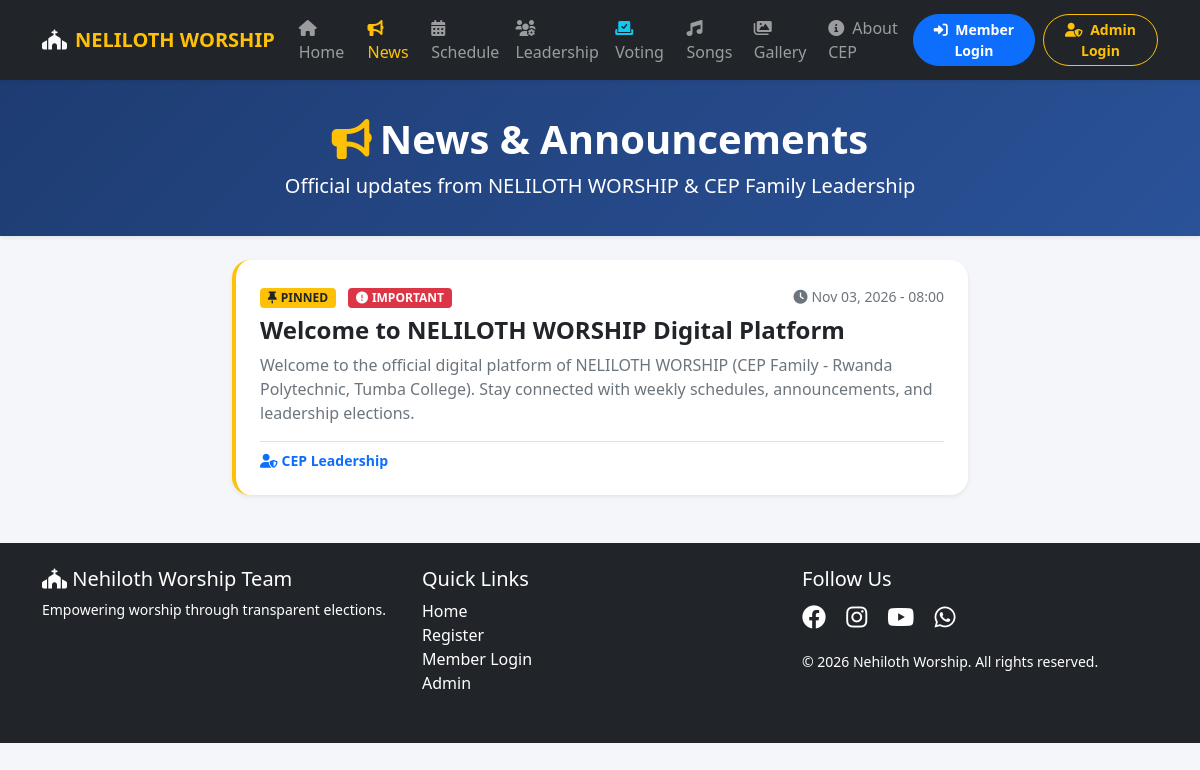
The app's page /announcements.php with its own data.
### tables this page shows
CREATE TABLE IF NOT EXISTS announcements (
    id INT PRIMARY KEY AUTO_INCREMENT,
    title VARCHAR(255) NOT NULL,
    content TEXT NOT NULL,
    author_name VARCHAR(100) DEFAULT 'NELILOTH Leadership',
    image_url VARCHAR(255) NULL,
    is_pinned BOOLEAN DEFAULT FALSE,
    is_important BOOLEAN DEFAULT FALSE,
    created_at TIMESTAMP DEFAULT CURRENT_TIMESTAMP
);

### announcements.php (the view, shortened to what this page needs)
<?php
require_once "config/functions.php";
$announcements = $pdo->query("SELECT * FROM announcements ORDER BY is_pinned DESC, created_at DESC")->fetchAll();
?>
<!DOCTYPE html>
<html lang="en">
<head>
    <link href="https://cdn.jsdelivr.net/npm/bootstrap@5.1.3/dist/css/bootstrap.min.css" rel="stylesheet">
    <link rel="stylesheet" href="https://cdnjs.cloudflare.com/ajax/libs/font-awesome/6.0.0/css/all.min.css">
</head>
<body>
<?php include "navbar.php"; ?>
<div class="hero-banner text-center mb-4 shadow-sm">
    <div class="container">
        <h1 class="fw-bold"><i class="fas fa-bullhorn text-warning me-2"></i>News & Announcements</h1>
        <p class="lead mb-0">Official updates from NELILOTH WORSHIP & CEP Family Leadership</p>
    </div>
</div>
<div class="container mb-5">
    <div class="row g-4 justify-content-center">
        <?php if (empty($announcements)): ?>
            <div class="col-12 text-center py-5">
                <i class="fas fa-newspaper fa-4x text-muted mb-3"></i>
                <h4 class="text-secondary">No announcements published yet.</h4>
            </div>
        <?php else: ?>
            <?php foreach ($announcements as $a): ?>
                <div class="col-md-8">
                    <div class="card news-card shadow-sm p-4 bg-white border-start border-4 <?php echo $a['is_pinned'] ? 'border-warning' : 'border-primary'; ?>">
                        <div class="d-flex justify-content-between align-items-center mb-2">
                            <div>
                                <?php if ($a['is_pinned']): ?>
                                    <span class="badge bg-warning text-dark me-2"><i class="fas fa-thumbtack me-1"></i>PINNED</span>
                                <?php endif; ?>
                                <?php if ($a['is_important']): ?>
                                    <span class="badge bg-danger me-2"><i class="fas fa-exclamation-circle me-1"></i>IMPORTANT</span>
                                <?php endif; ?>
                            </div>
                            <small class="text-muted"><i class="fas fa-clock me-1"></i><?php echo date('M d, Y - H:i', strtotime($a['created_at'])); ?></small>
                        </div>
                        <h4 class="fw-bold text-dark mb-2"><?php echo htmlspecialchars($a['title']); ?></h4>
                        <p class="text-secondary mb-3"><?php echo nl2br(htmlspecialchars($a['content'])); ?></p>
                        <div class="d-flex justify-content-between align-items-center pt-2 border-top">
                            <small class="text-primary fw-bold"><i class="fas fa-user-shield me-1"></i><?php echo htmlspecialchars($a['author_name']); ?></small>
                        </div>
                    </div>
                </div>
            <?php endforeach; ?>
        <?php endif; ?>
    </div>
</div>
<?php include "footer.php"; ?>
</body>
</html>

### announcements.php (style rules this page uses)
body { background:#f4f6f9;min-height:100vh;padding-bottom:70px; }
.hero-banner { background:linear-gradient(135deg,#1e3c72 0%,#2a5298 100%);color:white;padding:35px 0; }
.news-card { border-radius:18px;border:none;transition:transform 0.2s; }

### records on screen
announcements: is_pinned 1 (drawn), is_important 1 (drawn), created_at "Nov 03, 2026 - 08:00", title "Welcome to NELILOTH WORSHIP Digital Platform", content "Welcome to the official digital platform of NELILOTH WORSHIP (CEP Family - Rwanda Polytechnic, Tumba College). Stay connected with weekly schedules, announcements, and leadership elections.", author_name "CEP Leadership"
